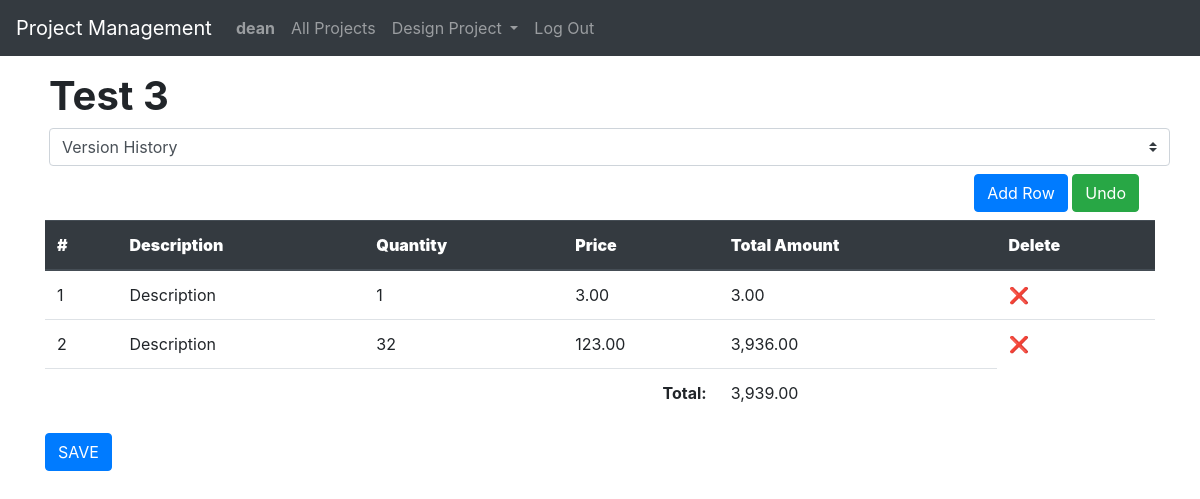
Before: /project/3 (signed in) with the older database file.
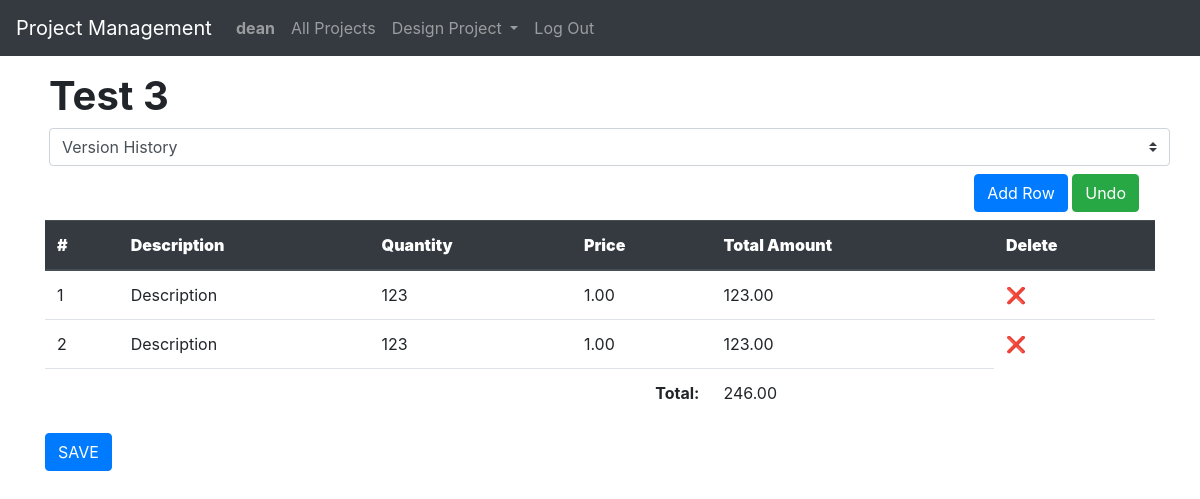
After: the same page with the newer database file.
### engineering/models.py (models this page shows, shortened)
class ProjectDetails(models.Model):
    ver = models.ForeignKey(Version, on_delete=models.CASCADE, related_name="vers_details")
    description = models.CharField(max_length=300)
    quantity = models.IntegerField()
    price = models.DecimalField(max_digits=9, decimal_places=2)

### engineering/views.py (the view)
# urls.py: path("project/<int:id>", views.project, name="project"),
def project(request, id):
    if request.method == "GET":
        projectName = get_object_or_404(Project, pk=id)
        latest_version = Version.objects.filter(proj_id=id).order_by('-version').first()
        projDetails = ProjectDetails.objects.filter(ver=latest_version)
        versions = Version.objects.filter(proj_id=id).order_by('-version')
        total_amount_sum = 0
        for detail in projDetails:
            detail.total_price = detail.price * detail.quantity
            total_amount_sum += detail.total_price
        return render(request, "engineering/project.html", {
            "projDetails": projDetails,
            "projectName": projectName,
            "total_amount_sum": total_amount_sum,
            "version": latest_version,
            "versions": versions,
        })

### engineering/models.py (called while the page is built)
    def __str__(self):
        return f'{self.proj_name}'

### engineering/templates/engineering/project.html (shortened to what this page needs)
{% extends "engineering/layout.html" %}
{% load humanize %}
{% block body %}
    <div class='container'>
        <div class="row justify-content-between mt-3 ml-1">
            <h1><strong>{{ projectName }}</strong></h1>
            <select class="custom-select" id="versionDropdown">
                <option selected>Version History</option>
            </select>
        </div>
            <div class="column text-right my-2 mr-3">
                <button class="btn btn-primary" onclick="addRow()">Add Row</button>
                <button class="btn btn-success" onclick="undoDelete()">Undo</button>
            </div>
        <table class="table" id="projectTable">
            <thead class="thead-dark">
            <tr>
                <th><strong>#</strong></th>
                <th><strong>Description</strong></th>
                <th><strong>Quantity</strong></th>
                <th><strong>Price</strong></th>
                <th><strong>Total Amount</strong></th>
                <th><strong>Delete</strong></th>
            </tr>
            </thead>
            {% if projDetails %}
            <tbody>
                {% for detail in projDetails %}
                <tr>
                    <td>{{ forloop.counter }}</td>
                    <td><div contenteditable="true">{{ detail.description }}</div></td>
                    <td><div contenteditable="true" oninput="updateRowTotal(this)">{{ detail.quantity }}</div></td>
                    <td><div contenteditable="true" oninput="updateRowTotal(this)">{{ detail.price }}</div></td>
                    <td><div contenteditable="false">{{ detail.total_price|floatformat:"2"|intcomma }}</div></td>
                    <td><span onclick="deleteRow(this)" class="delete-icon">&#10060;</span></td>
                </tr>
                {% endfor %}
            </tbody>
            <tfoot>
                <tr>
                    <td colspan="4" align="right"><strong>Total:</strong></td>
                    <td id="totalAmount">{{ total_amount_sum|floatformat:"2"|intcomma }}</td>
                </tr>
            </tfoot>
        </table>
        {% endif %}
        <button class="btn btn-primary" id="saveTable">SAVE</button>
    </div>
{% endblock %}

Changed rows visible on the page:
no longer on this page (row unchanged): ProjectDetails: description "Description", quantity "1", price "3.00", total_price "3.00"
no longer on this page (row unchanged): ProjectDetails: description "Description", quantity "32", price "123.00", total_price "3,936.00"
added ProjectDetails: description "Description", quantity "123", price "1.00", total_price "123.00"
added ProjectDetails: description "Description", quantity "123", price "1.00", total_price "123.00"
Other visible differences:
{{ total_amount_sum|floatformat:"2"|intcomma }}: "3,939.00" → "246.00"
